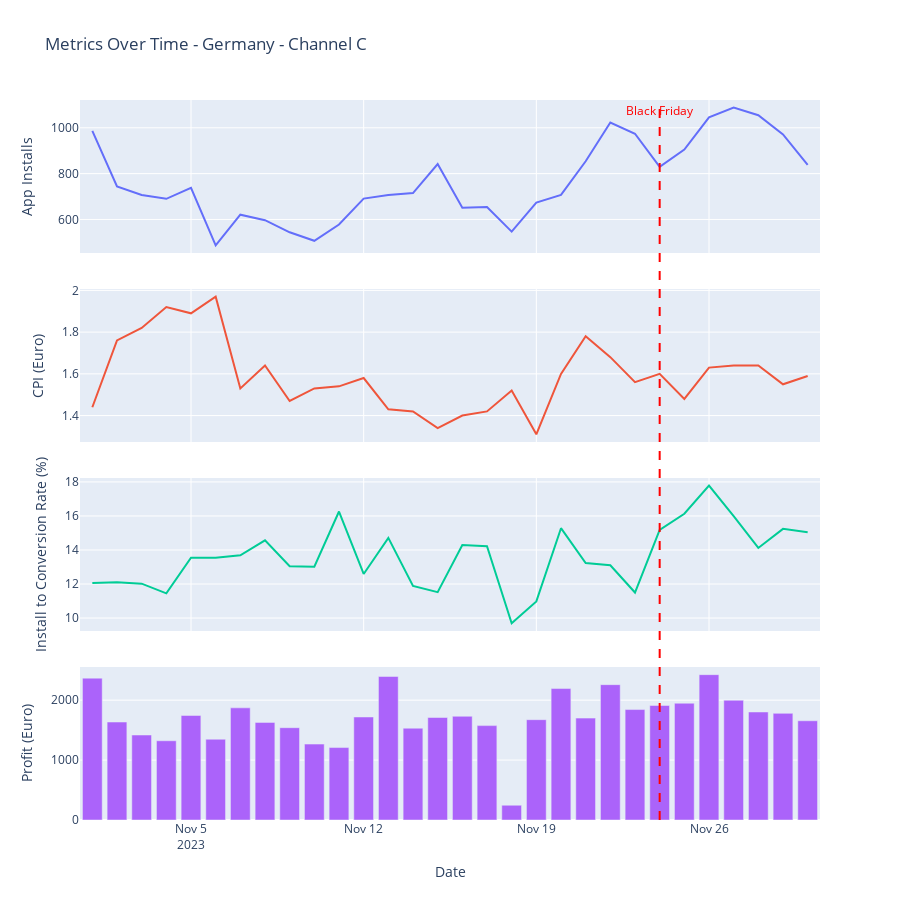

Source (notebook cell):
### Code cell
### PREPARE THE DATA ###

# Aggregate the data
agg_df = df[df.marketing_channel == "Channel C"].groupby(['country','date']).sum(numeric_only=True)

#Calculate the metrics
df_metrics = calculate_metrics(agg_df).reset_index()

# Create the object
df_main_over_time = df_metrics.copy()


# Filter the country
df_filtered_plot = df_main_over_time[df_main_over_time.country=="DE"].copy()

# Ensure the 'date' column in the DataFrame is in datetime format
df_filtered_plot['date'] = pd.to_datetime(df_filtered_plot['date'])

### PLOT ###

# Create a subplot figure with 4 rows, 1 column
fig = make_subplots(
    rows=4, cols=1,
    shared_xaxes=True,  # Align x-axes
    vertical_spacing=0.05  # Adjust spacing between plots
)

# Add traces for each metric
metrics = ['app_installs', 'cpi', 'install_to_conversion_rate', 'profit']
titles = [
    'App Installs',
    'Cost Per Install (CPI)',
    'Install to Conversion Rate (%)',
    'Profit (Euro)'
]

# Plot App Installs (Row 1)
fig.add_trace(
    go.Scatter(x=df_filtered_plot['date'], y=df_filtered_plot['app_installs'], mode='lines', name='App Installs'),
    row=1, col=1
)

# Plot CPI (Row 2) with y-axis starting at 0
fig.add_trace(
    go.Scatter(x=df_filtered_plot['date'], y=df_filtered_plot['cpi'], mode='lines', name='CPI'),
    row=2, col=1
)
fig.update_yaxes(range=[0, None], row=2, col=1)

# Plot Install to Conversion Rate (Row 3) with y-axis starting at 0
fig.add_trace(
    go.Scatter(x=df_filtered_plot['date'], y=df_filtered_plot['install_to_conversion_rate'], mode='lines', name='Install to Conversion Rate'),
    row=3, col=1
)
fig.update_yaxes(range=[0, None], row=3, col=1)

# Plot Profit (Row 4) as a bar chart
fig.add_trace(
    go.Bar(x=df_filtered_plot['date'], y=df_filtered_plot['profit'], name='Profit'),
    row=4, col=1
)

# Add a vertical line and text annotation for Black Friday
black_friday_date = datetime(2023, 11, 24)  # Use a raw datetime object

# Add a shape for the vertical line
fig.add_shape(
    type="line",
    x0=black_friday_date, x1=black_friday_date,
    y0=0, y1=1,  # Relative to the y-axis (scaled by domain)
    xref="x", yref="paper",  # 'paper' ensures it spans all plots
    line=dict(color="red", width=2, dash="dash")
)

# Add a text annotation
fig.add_annotation(
    x=black_friday_date,
    y=1,  # Place it at the top of the plot area
    text="Black Friday",
    showarrow=False,
    xref="x", yref="paper",
    font=dict(size=12, color="red"),
    align="center"
)

# Update layout for better appearance
fig.update_layout(
    height=900,  # Adjust height
    title_text="Metrics Over Time - Germany - Channel C",
    showlegend=False,  # Hide legend for clarity
)

# Update individual axes titles
fig.update_yaxes(title_text="App Installs", row=1, col=1)
fig.update_yaxes(title_text="CPI (Euro)", row=2, col=1)
fig.update_yaxes(title_text="Install to Conversion Rate (%)", row=3, col=1)
fig.update_yaxes(title_text="Profit (Euro)", row=4, col=1)
fig.update_xaxes(title_text="Date", row=4, col=1)

# Show the plot
fig.show()

### Figure 1 — Plotly figure (JSON) as saved in the notebook; plotly's stock layout.template omitted (floating-point values rounded to 4 significant figures)
{"data": [{"mode": "lines", "name": "App Installs", "type": "scatter", "x": ["2023-11-01T00:00:00", "2023-11-02T00:00:00", "2023-11-03T00:00:00", "2023-11-04T00:00:00", "2023-11-05T00:00:00", "2023-11-06T00:00:00", "2023-11-07T00:00:00", "2023-11-08T00:00:00", "2023-11-09T00:00:00", "2023-11-10T00:00:00", "2023-11-11T00:00:00", "2023-11-12T00:00:00", "2023-11-13T00:00:00", "2023-11-14T00:00:00", "2023-11-15T00:00:00", "2023-11-16T00:00:00", "2023-11-17T00:00:00", "2023-11-18T00:00:00", "2023-11-19T00:00:00", "2023-11-20T00:00:00", "2023-11-21T00:00:00", "2023-11-22T00:00:00", "2023-11-23T00:00:00", "2023-11-24T00:00:00", "2023-11-25T00:00:00", "2023-11-26T00:00:00", "2023-11-27T00:00:00", "2023-11-28T00:00:00", "2023-11-29T00:00:00", "2023-11-30T00:00:00"], "xaxis": "x", "y": [987, 744, 707, 690, 738, 487, 621, 597, 544, 507, 578, 691, 707, 715, 842, 651, 654, 547, 674, 707, 854, 1023, 974, 830, 905, 1046, 1088, 1055, 971, 838], "yaxis": "y"}, {"mode": "lines", "name": "CPI", "type": "scatter", "x": ["2023-11-01T00:00:00", "2023-11-02T00:00:00", "2023-11-03T00:00:00", "2023-11-04T00:00:00", "2023-11-05T00:00:00", "2023-11-06T00:00:00", "2023-11-07T00:00:00", "2023-11-08T00:00:00", "2023-11-09T00:00:00", "2023-11-10T00:00:00", "2023-11-11T00:00:00", "2023-11-12T00:00:00", "2023-11-13T00:00:00", "2023-11-14T00:00:00", "2023-11-15T00:00:00", "2023-11-16T00:00:00", "2023-11-17T00:00:00", "2023-11-18T00:00:00", "2023-11-19T00:00:00", "2023-11-20T00:00:00", "2023-11-21T00:00:00", "2023-11-22T00:00:00", "2023-11-23T00:00:00", "2023-11-24T00:00:00", "2023-11-25T00:00:00", "2023-11-26T00:00:00", "2023-11-27T00:00:00", "2023-11-28T00:00:00", "2023-11-29T00:00:00", "2023-11-30T00:00:00"], "xaxis": "x2", "y": [1.44, 1.76, 1.82, 1.92, 1.89, 1.97, 1.53, 1.64, 1.47, 1.53, 1.54, 1.58, 1.43, 1.42, 1.34, 1.4, 1.42, 1.52, 1.31, 1.6, 1.78, 1.68, 1.56, 1.6, 1.48, 1.63, 1.64, 1.64, 1.55, 1.59], "yaxis": "y2"}, {"mode": "lines", "name": "Install to Conversion Rate", "type": "scatter", "x": ["2023-11-01T00:00:00", "2023-11-02T00:00:00", "2023-11-03T00:00:00", "2023-11-04T00:00:00", "2023-11-05T00:00:00", "2023-11-06T00:00:00", "2023-11-07T00:00:00", "2023-11-08T00:00:00", "2023-11-09T00:00:00", "2023-11-10T00:00:00", "2023-11-11T00:00:00", "2023-11-12T00:00:00", "2023-11-13T00:00:00", "2023-11-14T00:00:00", "2023-11-15T00:00:00", "2023-11-16T00:00:00", "2023-11-17T00:00:00", "2023-11-18T00:00:00", "2023-11-19T00:00:00", "2023-11-20T00:00:00", "2023-11-21T00:00:00", "2023-11-22T00:00:00", "2023-11-23T00:00:00", "2023-11-24T00:00:00", "2023-11-25T00:00:00", "2023-11-26T00:00:00", "2023-11-27T00:00:00", "2023-11-28T00:00:00", "2023-11-29T00:00:00", "2023-11-30T00:00:00"], "xaxis": "x3", "y": [12.06, 12.1, 12.02, 11.45, 13.55, 13.55, 13.69, 14.57, 13.05, 13.02, 16.26, 12.59, 14.71, 11.89, 11.52, 14.29, 14.22, 9.69, 10.98, 15.28, 13.23, 13.1, 11.5, 15.18, 16.13, 17.78, 15.99, 14.12, 15.24, 15.04], "yaxis": "y3"}, {"name": "Profit", "type": "bar", "x": ["2023-11-01T00:00:00", "2023-11-02T00:00:00", "2023-11-03T00:00:00", "2023-11-04T00:00:00", "2023-11-05T00:00:00", "2023-11-06T00:00:00", "2023-11-07T00:00:00", "2023-11-08T00:00:00", "2023-11-09T00:00:00", "2023-11-10T00:00:00", "2023-11-11T00:00:00", "2023-11-12T00:00:00", "2023-11-13T00:00:00", "2023-11-14T00:00:00", "2023-11-15T00:00:00", "2023-11-16T00:00:00", "2023-11-17T00:00:00", "2023-11-18T00:00:00", "2023-11-19T00:00:00", "2023-11-20T00:00:00", "2023-11-21T00:00:00", "2023-11-22T00:00:00", "2023-11-23T00:00:00", "2023-11-24T00:00:00", "2023-11-25T00:00:00", "2023-11-26T00:00:00", "2023-11-27T00:00:00", "2023-11-28T00:00:00", "2023-11-29T00:00:00", "2023-11-30T00:00:00"], "xaxis": "x4", "y": [2368.0, 1635.0, 1418.0, 1322.0, 1745.0, 1348.0, 1871.0, 1629.0, 1540.0, 1267.0, 1209.0, 1719.0, 2395.0, 1532.0, 1711.0, 1731.0, 1575.0, 246.4, 1674.0, 2194.0, 1700.0, 2259.0, 1843.0, 1911.0, 1949.0, 2426.0, 1998.0, 1802.0, 1780.0, 1656.0], "yaxis": "y4"}], "layout": {"annotations": [{"align": "center", "font": {"color": "red", "size": 12}, "showarrow": false, "text": "Black Friday", "x": "2023-11-24T00:00:00", "xref": "x", "y": 1, "yref": "paper"}], "height": 900, "shapes": [{"line": {"color": "red", "dash": "dash", "width": 2}, "type": "line", "x0": "2023-11-24T00:00:00", "x1": "2023-11-24T00:00:00", "xref": "x", "y0": 0, "y1": 1, "yref": "paper"}], "showlegend": false, "title": {"text": "Metrics Over Time - Germany - Channel C"}, "xaxis": {"anchor": "y", "domain": [0, 1], "matches": "x4", "showticklabels": false}, "xaxis2": {"anchor": "y2", "domain": [0, 1], "matches": "x4", "showticklabels": false}, "xaxis3": {"anchor": "y3", "domain": [0, 1], "matches": "x4", "showticklabels": false}, "xaxis4": {"anchor": "y4", "domain": [0, 1], "title": {"text": "Date"}}, "yaxis": {"anchor": "x", "domain": [0.7875, 1], "title": {"text": "App Installs"}}, "yaxis2": {"anchor": "x2", "domain": [0.525, 0.7375], "range": [0, null], "title": {"text": "CPI (Euro)"}}, "yaxis3": {"anchor": "x3", "domain": [0.2625, 0.475], "range": [0, null], "title": {"text": "Install to Conversion Rate (%)"}}, "yaxis4": {"anchor": "x4", "domain": [0, 0.2125], "title": {"text": "Profit (Euro)"}}}}
